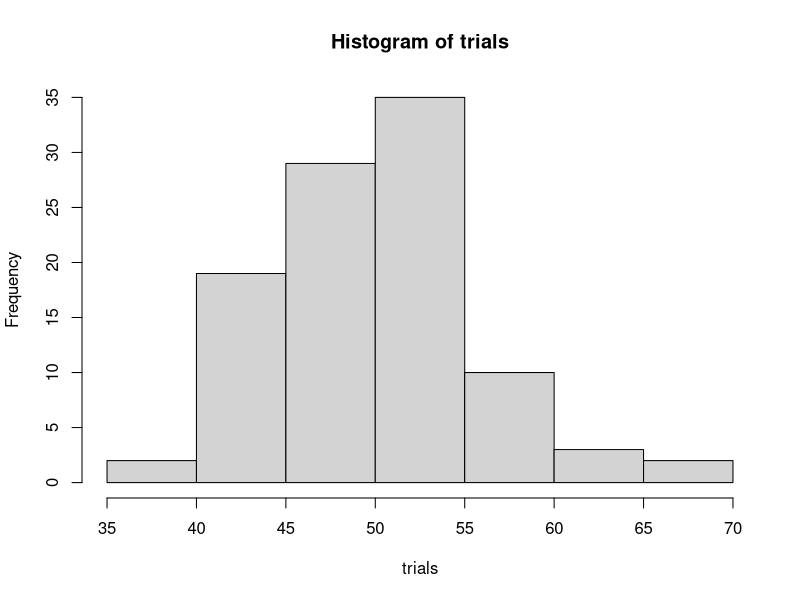
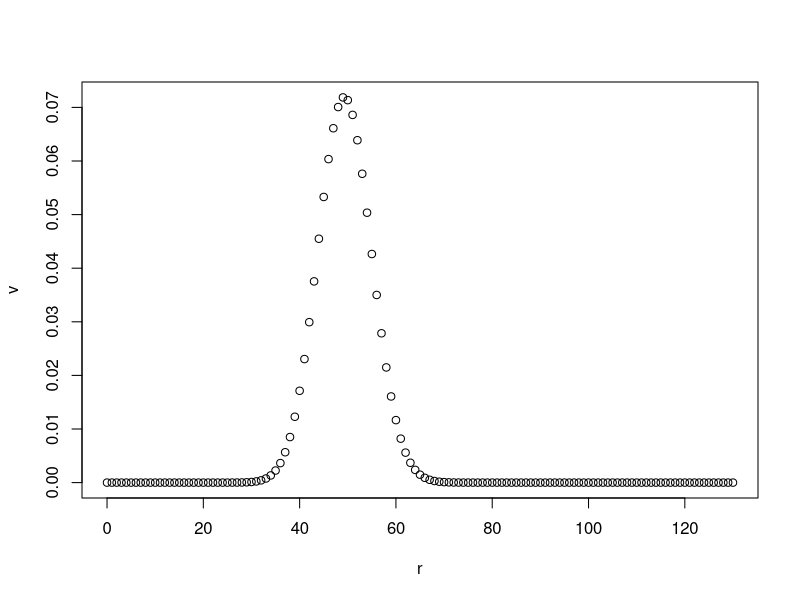
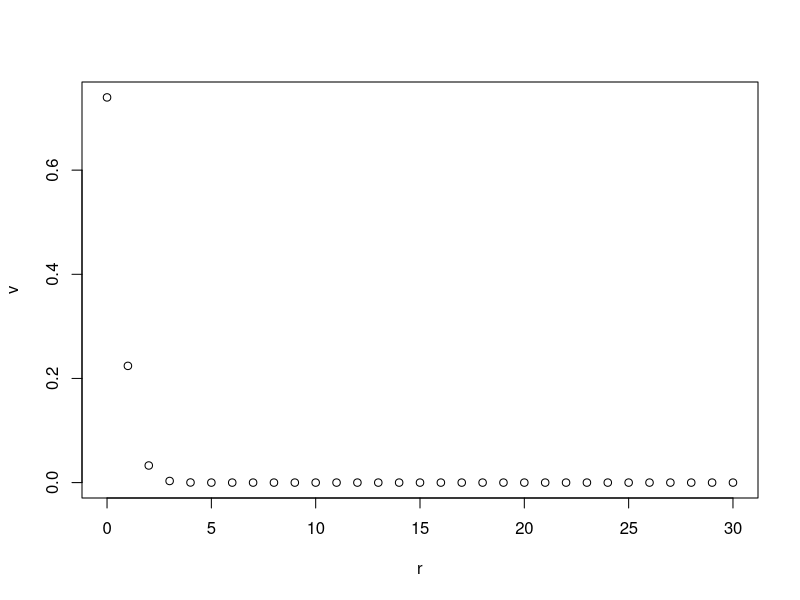
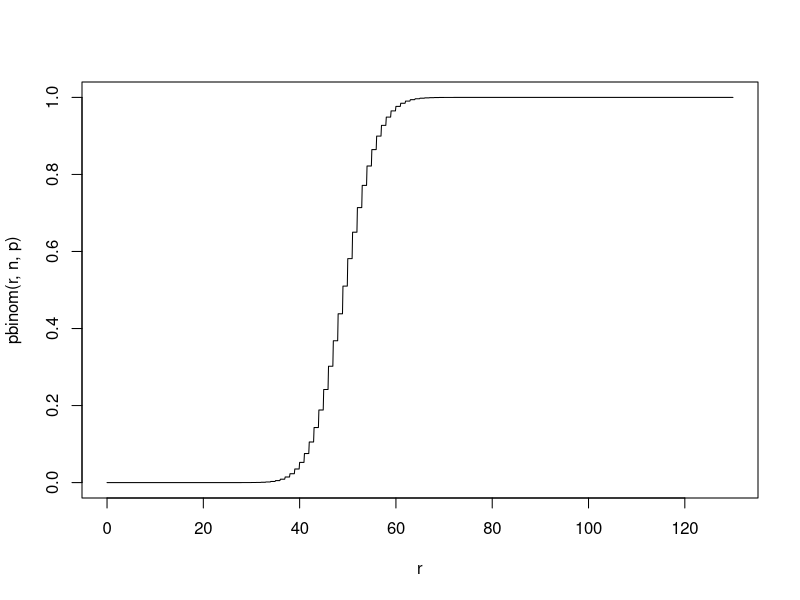
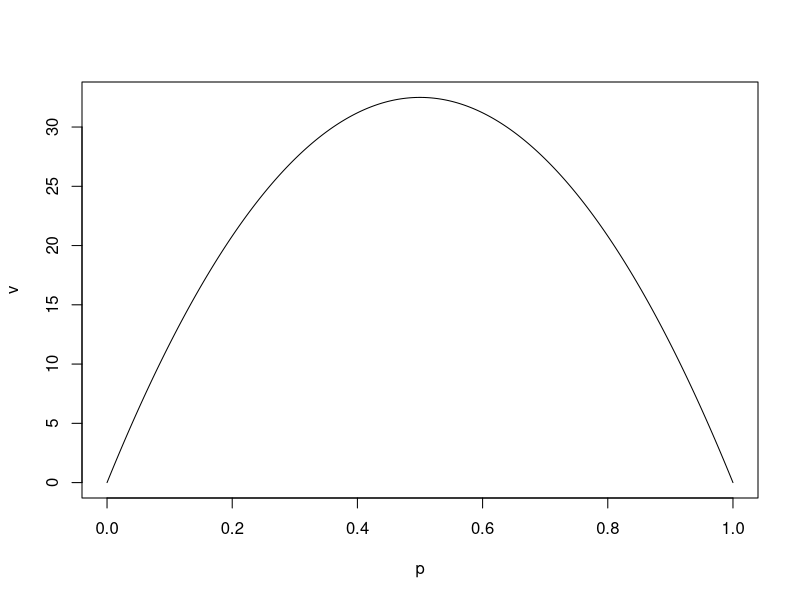

The R script that drew these images, in order:
## ---- chunk 1
x <- c("H", "T")
result <- sample(x, 200, replace=TRUE)
result
## ---- chunk 2
x <- c(1, 0)
result <- sample(x, 130, replace = TRUE, prob=c(0.38, 0.62) )
result
## ---- chunk 3
sum(result)
## ---- chunk 4
sum(sample(x, 130, replace=TRUE, prob=c(0.38, 0.62)))
## ---- chunk 5
# We are going to keep track of the results in a variable called trials, so we first initalize this variable as an empty column
trials <- c()

# Then our for loop - in this case we just want the loop to repeat the command 100 times
for (k in 1:100) { 
  # each loop will compute the number of food insecure students in our random sample of 130 students, 
  # make that a column, and 
  # then add that to the end of the trials column
  trials <- c(trials, sum(sample(x, 130, replace=TRUE, prob=c(0.38, 0.62))))
}

trials
## ---- chunk 6
# The paramter breaks is determining how many bins to use
hist(trials, breaks=10)
## ---- chunk 7
summary(trials)
## ---- chunk 8
0.38 * 130
## ---- chunk 9
130 * 0.38 * 0.62^129
## ---- chunk 10
choose(130, 2) * 0.38^2 * 0.62^128
## ---- chunk 11
r <- c(0:130)
v <- choose(130, r) * 0.38^r * 0.62^(130 - r)
plot(r, v)
## ---- chunk 12
p <- 0.01
n <- 30
r <- c(0:n)
v <- choose(n, r) * p^r * (1-p)^(n - r)
plot(r, v)
## ---- chunk 13
sum(v)
## ---- chunk 14
r <- c(0:39)
sum( choose(130, r) * 0.38^r * 0.62^(130 - r) )
## ---- chunk 15
dbinom(39, 130, 0.38)
## ---- chunk 16
pbinom(39, 130, 0.38)
## ---- chunk 17
n <- 130
p <- 0.38
r <- c(0:(10*n))/10
plot(r, pbinom(r, n, p), type="l")
## ---- chunk 18
r <- c(0:130)
sum( r*dbinom(r, 130, 0.38))
## ---- chunk 19
r <- c(0:130)
sigma2 <- sum( r^2*dbinom(r, 130, 0.38)) - (130*0.38)^2
sigma2
## ---- chunk 20
sqrt(sigma2)
## ---- chunk 21
n <- 130
p <- c(0:1000)/1000
v <- n*p*(1-p)
plot(p, v, type="l")
